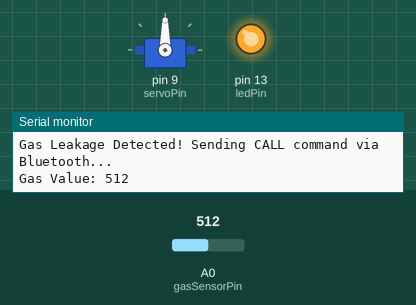
Recording of a sketch running on a simulated Arduino Uno, built with avr-gcc and run on an emulated ATmega328P. On the bench: servo, output pins drawn as LEDs (lit = HIGH), the last lines printed to the serial monitor. Inputs (shaded band) come from the test bench; at power-on: A0 (gasSensorPin) = 512.

Above: at 1.8 s.
1.9 s: A0 (gasSensorPin) set to 493
At 2.6 s:
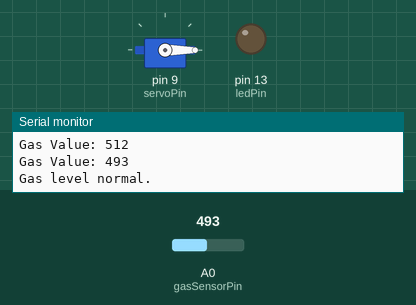
3.6 s: A0 (gasSensorPin) set to 510
At 5.3 s:
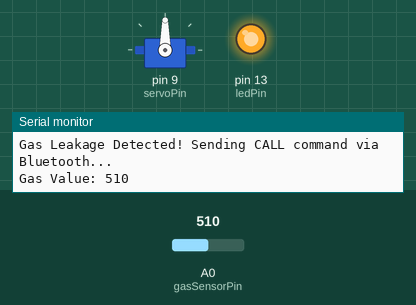
5.6 s: A0 (gasSensorPin) set to 490
At 7.6 s:
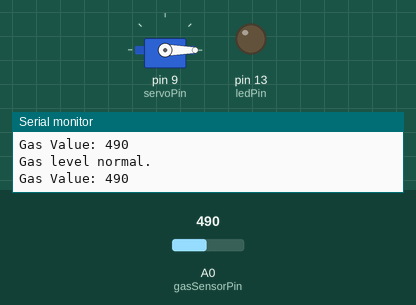
Timing chart, 0 to 9.1 s (numbered marks = the images above; inputs shaded):
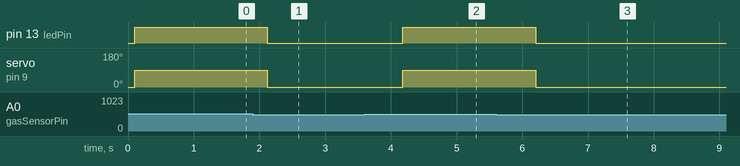

Measured:
- the behaviour switches between 501 and 500 on A0 (gasSensorPin) (found by bisection; images 0 and 1)
- after the input at 1.9 s, pin 13 (ledPin): HIGH → LOW after 0.22 s; servo on pin 9 (servoPin): 90° → 0° after 0.22 s
- after the input at 3.6 s, pin 13 (ledPin): LOW → HIGH after 0.58 s; servo on pin 9 (servoPin): 0° → 90° after 0.58 s
- after the input at 5.6 s, pin 13 (ledPin): HIGH → LOW after 0.60 s; servo on pin 9 (servoPin): 90° → 0° after 0.60 s

The sketch:

code_bleHC.ino
```cpp
// Include necessary libraries
#include <Servo.h>
#include <SoftwareSerial.h> // If using software serial for Bluetooth

// --- Define your hardware pins ---
const int gasSensorPin = A0;
const int ledPin = 13;
const int servoPin = 9;

// --- Define Bluetooth module pins (adjust based on your module) ---
const int rxPin = 10;
const int txPin = 11;
SoftwareSerial bluetoothSerial(rxPin, txPin); // RX, TX

// --- Define thresholds and variables ---
const int gasThreshold = 500;
Servo gasValveServo;
bool gasDetected = false;
const String callCommand = "CALL_EMERGENCY"; // Generic CALL command

void setup() {
  Serial.begin(9600);
  bluetoothSerial.begin(9600);

  pinMode(ledPin, OUTPUT);
  gasValveServo.attach(servoPin);
  gasValveServo.write(0);

  Serial.println("Gas Leakage Detector Initialized");
  bluetoothSerial.println("Gas Leakage Detector Initialized");
}

void loop() {
  int gasValue = analogRead(gasSensorPin);
  Serial.print("Gas Value: ");
  Serial.println(gasValue);

  if (gasValue > gasThreshold && !gasDetected) {
    Serial.println("Gas Leakage Detected! Sending CALL command via Bluetooth...");
    bluetoothSerial.println("WARNING: Gas Leakage Detected!");
    bluetoothSerial.println(callCommand); // Send the CALL command
    digitalWrite(ledPin, HIGH);
    gasValveServo.write(90);
    gasDetected = true;
  } else if (gasValue <= gasThreshold && gasDetected) {
    Serial.println("Gas level normal.");
    bluetoothSerial.println("Gas level normal.");
    digitalWrite(ledPin, LOW);
    gasValveServo.write(0);
    gasDetected = false;
  }

  delay(1000);
}
```
